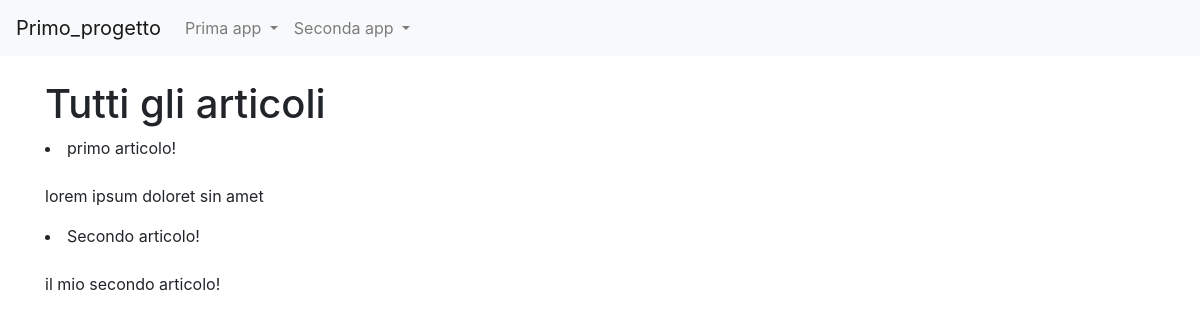
/news/lista_articoli, run on an earlier commit of the app's database.
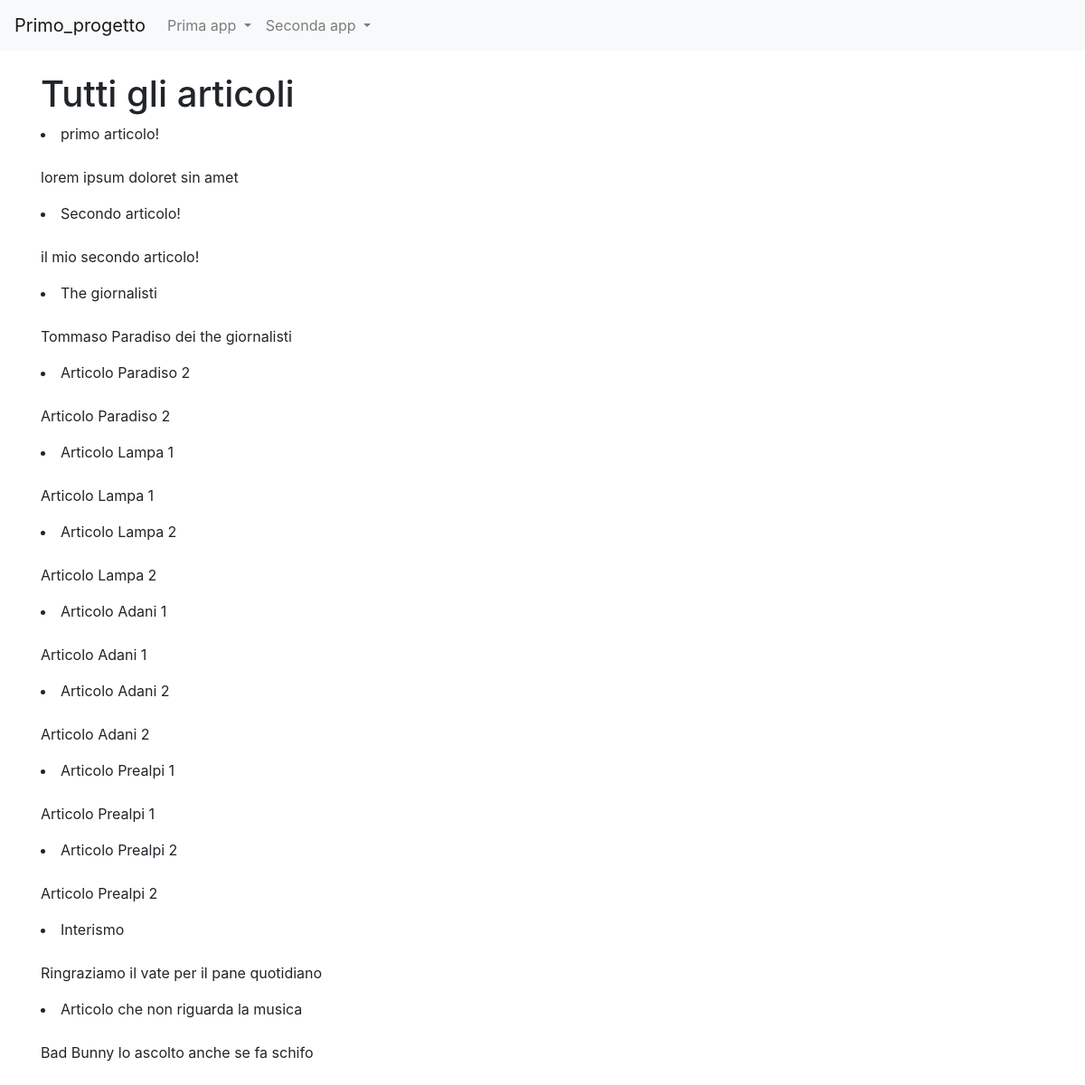
And on a later commit of the database.
### news/models.py (models this page shows, shortened)
class Articolo(models.Model):
    titolo = models.CharField(max_length=100)
    contenuto = models.TextField()
    giornalista = models.ForeignKey(Giornalista, on_delete=models.CASCADE, related_name="articoli")
    data=models.DateField(auto_now=True,blank=True)
    visualizzazioni=models.IntegerField(default=0,blank=True)
    class Meta:
        verbose_name =  "Articolo"
        verbose_name_plural = "Articoli"

### news/views.py (the view)
# urls.py: path("lista_articoli",lista_articoli_giornalista, name="lista_articoli"),
def lista_articoli_giornalista(request, pk=None):
    if(pk==None):
        articoli = Articolo.objects.all()
    else:
        articoli = Articolo.objects.filter(giornalista_id=pk)
    context = {
        'articoli': articoli,
        'pk': pk,
    }
    return render(request, 'lista_articoli.html', context)

### news/templates/lista_articoli.html (shortened to what this page needs)
{% extends "base.html" %}
{%block content %}
{% if pk%}
<h1>Articoli del giornalista {{articoli.pk.giornalista}}</h1>
{% else %}
<h1>Tutti gli articoli</h1>
{% endif %}
{% for articolo in articoli %}
    {% if pk%}
        <li>{{articolo.titolo}}</li>
        <br><p>{{articolo.contenuto}}</p>
    {% else %}
        <li>{{articolo.titolo}}</li>
        <br><p>{{articolo.contenuto}}</p>
    {% endif %}
    {% endfor %}
{%endblock content%}

### templates/base.html (shortened to what this page needs)
{% load static %}
<!doctype html>
<html lang="en">
  <head>
    <link rel="stylesheet" href="https://cdn.jsdelivr.net/npm/bootstrap@4.5.3/dist/css/bootstrap.min.css">
  </head>
  <body>
    <nav class="navbar navbar-expand-lg navbar-light bg-light">
        <a class="navbar-brand" href="#">Primo_progetto</a>
        <div class="collapse navbar-collapse" id="navbarNavDropdown">
          <ul class="navbar-nav">
            <li class="nav-item dropdown">
              <a class="nav-link dropdown-toggle" href="#" id="navbarDropdownMenuLink" role="button" data-toggle="dropdown" aria-haspopup="true" aria-expanded="false">
                Prima app
              </a>
            </li>
            <li class="nav-item dropdown">
                <a class="nav-link dropdown-toggle" href="#" id="navbarDropdownMenuLink" role="button" data-toggle="dropdown" aria-haspopup="true" aria-expanded="false">
                  Seconda app
                </a>
              </li>
          </ul>
        </div>
      </nav>
      <div class="container my-4">
        {%block content%}
        {%endblock content%}
        </div>
  </body>
</html>

What changed in the data, as far as the page shows it:
added Articolo: titolo "The giornalisti", contenuto "Tommaso Paradiso dei the giornalisti"
added Articolo: titolo "Articolo Paradiso 2", contenuto "Articolo Paradiso 2"
added Articolo: titolo "Articolo Lampa 1", contenuto "Articolo Lampa 1"
added Articolo: titolo "Articolo Lampa 2", contenuto "Articolo Lampa 2"
added Articolo: titolo "Articolo Adani 1", contenuto "Articolo Adani 1"
added Articolo: titolo "Articolo Adani 2", contenuto "Articolo Adani 2"
added Articolo: titolo "Articolo Prealpi 1", contenuto "Articolo Prealpi 1"
added Articolo: titolo "Articolo Prealpi 2", contenuto "Articolo Prealpi 2"
added Articolo: titolo "Interismo", contenuto "Ringraziamo il vate per il pane quotidiano"
added Articolo: titolo "Articolo che non riguarda la musica", contenuto "Bad Bunny lo ascolto anche se fa schifo"
